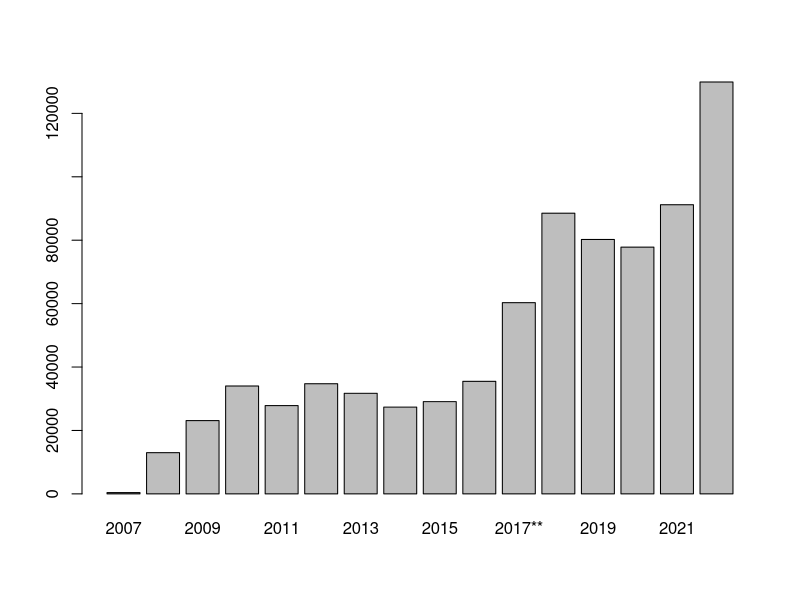

This figure's R source:
## ---- chunk 1
#| include: false
#| warning: false
#| message: false
library(tidyverse)
library(here)
library(knitr)
analysis_data <- read_csv(here::here("outputs/Data/analysis_data.csv"))
analysis_data
## ---- chunk 2
#| include: false
#| warning: false
#| message: false
kable(head(analysis_data[1:5]), "simple", caption = "Sample of the data set, showing 6 different red light camera locations and the number of ticketes issued from 2007-2010")
## ---- chunk 3
# figure out how to make a table of each years mean number of tickets
#| include: false
#| warning: false
#| message: false
barplot(colSums(analysis_data[,2:17]))

## ---- chunk 4
#ggplot(data_graphs, aes(x=year))
#       geom_bar()
